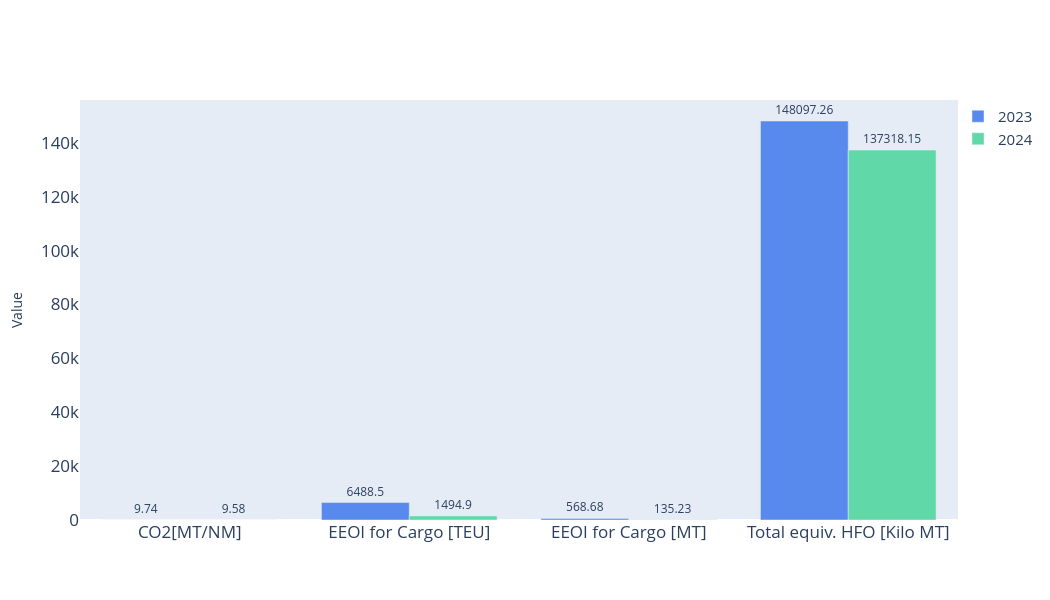
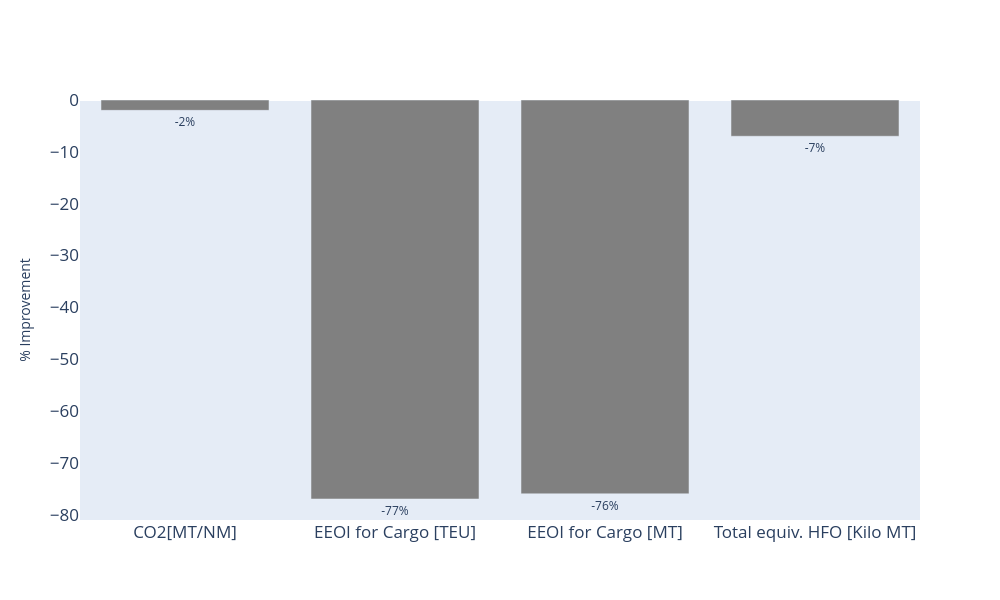

The notebook cell these images were saved under, in order:
### Code cell
if report_type == "fleet":
    Table1 = pd.DataFrame.from_dict(s['data']['table1']['table1']).fillna(0)
    Table1['improvement'] = Table1['improvement'].astype(float).astype(int)
    Table1_str = Table1[['index', 'year1', 'year2', 'improvement']].astype(str)
    Table1_str['improvement'] = Table1_str['improvement'] + ' %'

    Table_1_head_Year = [['Year', first_Period, second_Period, '% Improvement']] if all((first_Period, second_Period)) else [['Year', str(first_Period_year), str(second_Period_year), '% Improvement']]
    Table_1_Year = Table_1_head_Year + Table1_str.values.tolist()

    # 2nd Table
    Table_2 = Table1.set_index(['index'])
    Table_2 = Table_2.loc[["CO2[MT/NM]", "EEOI for Cargo [TEU]",'EEOI for Cargo [MT]',"Total equiv. HFO [Kilo MT]"]].reset_index()

    Table_2 = Table_2.rename({'improvement': 'Improvement (%)', 'year1': first_Period, 'year2': second_Period, 'index': 'Year'}, axis=1) if all((first_Period, second_Period)) else Table_2.rename({'improvement': 'Improvement (%)', 'year1': str(first_Period_year), 'year2': str(second_Period_year), 'index': 'Year'}, axis=1)

    Table_2_new = Table_2.T.reset_index().T.set_index(0).T
    Table_2_str = Table_2_new.astype(str)


    FirstPeriodData = pd.DataFrame.from_dict(s['data']['FirstPeriodData'])
    FirstPeriodData_1 = FirstPeriodData[['Vessel Name', 'Cargo Total (MT)', 'Cargo Total (TEU)', 'Distance (NM)','Number of Voyages','Total CO2 (MT)',
                                    'Equivalent HFO (MT)','EEOI (gm/MT-NM)', 'EEOI (gm/TEU-NM)','Fuel per Miles(Kg/NM)','Distance per Voyage (NM)',
                                    'Fuel Consumption per Voyage (MT)']].round(2)
    # FirstPeriodData_1['eeoi_mt'] = FirstPeriodData_1['eeoi_mt'].astype('float32')
    # FirstPeriodData_1['eeoi_teu'] = FirstPeriodData_1['eeoi_teu'].astype('float32')
    FirstPeriodData_str = FirstPeriodData_1.astype(str)
    SecondPeriodData = pd.DataFrame.from_dict(s['data']['SecondPeriodData'])
    SecondPeriodData['Vessel Name'].nunique()
    SecondPeriodData_1 = SecondPeriodData[['Vessel Name', 'Cargo Total (MT)', 'Cargo Total (TEU)', 'Distance (NM)','Number of Voyages','Total CO2 (MT)',
                                    'Equivalent HFO (MT)','EEOI (gm/MT-NM)', 'EEOI (gm/TEU-NM)','Fuel per Miles(Kg/NM)','Distance per Voyage (NM)',
                                    'Fuel Consumption per Voyage (MT)']].round(2)
    SecondPeriodData_str = SecondPeriodData_1.astype(str)


    vsl_name = pd.DataFrame.from_dict(s['vessel_data'])
    col_vsl = dict(zip(vsl_name['imo'], vsl_name['name']))
    #s = s['data']

    Year1_Graph = pd.DataFrame.from_dict(s['data']['year1']['finaldata']).round(2)
    Year2_Graph = pd.DataFrame.from_dict(s['data']['year2']['finaldata']).round(2)
    EEOI_Analysis = Table1.set_index(['index'])
    EEOI_Analysis = EEOI_Analysis.loc[["CO2[MT/NM]", "EEOI for Cargo [TEU]",'EEOI for Cargo [MT]',"Total equiv. HFO [Kilo MT]"]]
    EEOI_Analysis = EEOI_Analysis[['year1', 'year2']]

    EEOI_Analysis_new = EEOI_Analysis.rename({"year1": first_Period, 'year2': second_Period}, axis=1) if all((first_Period, second_Period)) else EEOI_Analysis.rename({"year1": str(first_Period_year), 'year2': str(second_Period_year)}, axis=1)

    # EEOI_Analysis_Graph = EEOI_Analysis_new.plot.bar(rot=0, color={first_Period: "#588aee", second_Period: "#61d8a8"}, width=0.8, figsize=(10, 6))

    EEOI_Analysis = Table1.set_index(['index'])
    EEOI_Analysis = EEOI_Analysis.loc[["CO2[MT/NM]", "EEOI for Cargo [TEU]",'EEOI for Cargo [MT]',"Total equiv. HFO [Kilo MT]"]]
    EEOI_Analysis = EEOI_Analysis[['year1', 'year2']]

    EEOI_Analysis_1 = EEOI_Analysis_new.columns[0]
    EEOI_Analysis_2 = EEOI_Analysis_new.columns[1]

    # Create a bar chart for each trace with values above the bars
    trace1 = go.Bar(
        x=EEOI_Analysis.index,
        y=EEOI_Analysis['year1'],
        text=EEOI_Analysis['year1'].round(2),  # Adjust rounding as needed
        textposition='outside',  # Display text labels outside the bars
        name=EEOI_Analysis_1,
        marker=dict(color="#588aee")
    )

    trace2 = go.Bar(
        x=EEOI_Analysis.index,
        y=EEOI_Analysis['year2'],
        text=EEOI_Analysis['year2'].round(2),
        textposition='outside',
        name=EEOI_Analysis_2,  # Use the dynamically generated legend label
        marker=dict(color="#61d8a8")
    )

    layout = go.Layout(
        xaxis=dict(
            title=' ',
            tickfont=dict(size=17),
            showgrid=False  # Correct syntax for showgrid
        ),
        yaxis=dict(
            title='Value',
            tickfont=dict(size=17),
            showgrid=False  # Correct syntax for showgrid
        ),
        showlegend=True,
        legend=dict(
            x=1,  # Adjust the x position of the legend
            y=1,  # Adjust the y position of the legend
            font=dict(size=15),  # Adjust the font size of the legend
            bgcolor='rgba(0, 0, 0, 0)'  # Make the legend background transparent
        ),
        width=1050,
        height=600
    )

    fig = go.Figure(data=[trace1, trace2], layout=layout)
    fig.show()
    plot_div = pyo.plot(fig, include_plotlyjs=True, output_type='div', config={'displayModeBar': False})

    Improvement_Percent = Table1.set_index(['index'])
    Improvement_Percent = Improvement_Percent.loc[["CO2[MT/NM]", "EEOI for Cargo [TEU]",'EEOI for Cargo [MT]',"Total equiv. HFO [Kilo MT]"]]
    Improvement_Percent = Improvement_Percent[['improvement']].reset_index()
    Improvement_Percent = Improvement_Percent.set_index(['index'])

    fig1 = go.Figure()

    fig1.add_trace(go.Bar(
        x=Improvement_Percent.index,
        y=Improvement_Percent['improvement'],
        text=Improvement_Percent['improvement'].astype('str') + '%',
        textposition='outside',  # Display text outside the bar
        marker=dict(color='#808080')  
    ))

    layout = go.Layout(
        xaxis=dict(
            title='',
            tickfont=dict(size=17),
            showgrid=False  # Correct syntax for showgrid
        ),
        yaxis=dict(
            title='% Improvement',
            tickfont=dict(size=17),
            showgrid=False  # Correct syntax for showgrid
        ),
        showlegend=False,
        width=1000,
        height=600
    )
    # Format y-axis tick labels as percentages
    layout['yaxis']['tickformat'] = '.3f%'

    fig1.update_layout(layout)

    fig1.show()

    plot_div2 = pyo.plot(fig1, include_plotlyjs=True, output_type='div', config={'displayModeBar': False})
    
    Energy_Efficiency = Year1_Graph[['imo', 'eeoi_mt']].copy()  
    
    # Check if 'second_Period' is not None and perform mapping for that period
    if second_Period is not None:
        # Use .loc[] to safely assign values to a column
        Energy_Efficiency.loc[:, second_Period] = Energy_Efficiency['imo'].map(Year2_Graph.set_index('imo')['eeoi_mt'])
        Energy_Efficiency = Energy_Efficiency.sort_values(by=second_Period)
    else:
        Energy_Efficiency.loc[:, str(second_Period_year)] = Energy_Efficiency['imo'].map(Year2_Graph.set_index('imo')['eeoi_mt'])
        Energy_Efficiency = Energy_Efficiency.sort_values(by=str(second_Period_year))
    
    # Add the vessel names
    Energy_Efficiency['Vessel Name'] = Energy_Efficiency['imo'].map(col_vsl)
    Energy_Efficiency['Vessel - IMO'] = Energy_Efficiency['Vessel Name']
    
    # Rename the 'eeoi_mt' column
    Energy_Efficiency = Energy_Efficiency.rename({'eeoi_mt': str(first_Period_year)}, axis=1)
    
    # Check if both 'first_Period' and 'second_Period' are provided
    if first_Period is not None and second_Period is not None:
        # Melt data if both periods are provided
        melted_data = pd.melt(Energy_Efficiency, id_vars=['Vessel - IMO'], value_vars=[first_Period, second_Period], var_name='Period', value_name='Energy_Efficiency')
        
        # Plot the bar chart using Plotly
        Energy_Efficiency_graph = px.bar(
            melted_data,
            x='Vessel - IMO',
            y='Energy_Efficiency',
            color='Period',
            color_discrete_sequence=['#c44332', '#1a75c1'],  # Medium red and blue
            labels={'value': 'Energy Efficiency (g/Ton-Nm)'},
            title='Energy Efficiency',
        )
    else:
        # Plot the bar chart using Plotly without melting
        Energy_Efficiency_graph = px.bar(
            Energy_Efficiency,
            x='Vessel - IMO',
            y=[str(first_Period_year), str(second_Period_year)],
            color_discrete_sequence=['#c44332', '#1a75c1'],  # Medium red and blue
            labels={'value': 'Energy Efficiency (g/Ton-Nm)'},
            title='Energy Efficiency',
        )
    
    # Update the layout for the plot
    layout = go.Layout(
        title=dict(
            text='Energy Efficiency',
            font=dict(size=20, family='Roboto, sans-serif', color='black'),
            x=0.5  # Center the title horizontally
        ),
        xaxis=dict(
            title='Vessel Name',
            tickfont=dict(size=18, family='Roboto, sans-serif'),
            showgrid=False
        ),
        yaxis=dict(
            title='Energy Efficiency (g/Ton-Nm)',
            tickfont=dict(size=18, family='Roboto, sans-serif'),
            showgrid=False
        ),
        legend=dict(
            title='',
            font=dict(size=15),
            bgcolor='rgba(0, 0, 0, 0)'  # Transparent background for the legend
        ),
        barmode='group',  # Group bars
        width=1050,
        height=750
    )
    
    Energy_Efficiency_graph.update_layout(layout)
    
    # Generate the plot
    plot_div5 = pyo.plot(Energy_Efficiency_graph, include_plotlyjs=True, output_type='div', config={'displayModeBar': False})
    fig.show()
    

else:
    pass

### Figure 1 — Plotly figure (JSON) as saved in the notebook; plotly's stock layout.template omitted (floating-point values rounded to 4 significant figures)
{"data": [{"marker": {"color": "#588aee"}, "name": "2023", "text": [9.74, 6488.0, 568.7, 148100.0], "textposition": "outside", "type": "bar", "x": ["CO2[MT/NM]", "EEOI for Cargo [TEU]", "EEOI for Cargo [MT]", "Total equiv. HFO [Kilo MT]"], "y": [9.74, 6488.0, 568.7, 148100.0]}, {"marker": {"color": "#61d8a8"}, "name": "2024", "text": [9.58, 1495.0, 135.2, 137300.0], "textposition": "outside", "type": "bar", "x": ["CO2[MT/NM]", "EEOI for Cargo [TEU]", "EEOI for Cargo [MT]", "Total equiv. HFO [Kilo MT]"], "y": [9.58, 1495.0, 135.2, 137300.0]}], "layout": {"height": 600, "legend": {"bgcolor": "rgba(0, 0, 0, 0)", "font": {"size": 15}, "x": 1, "y": 1}, "showlegend": true, "width": 1050, "xaxis": {"autorange": true, "range": [-0.5, 3.5], "showgrid": false, "tickfont": {"size": 17}, "title": {"text": " "}, "type": "category"}, "yaxis": {"autorange": true, "range": [0, 155900.0], "showgrid": false, "tickfont": {"size": 17}, "title": {"text": "Value"}, "type": "linear"}}}

### Figure 2 — Plotly figure (JSON) as saved in the notebook; plotly's stock layout.template omitted (floating-point values rounded to 4 significant figures)
{"data": [{"marker": {"color": "#808080"}, "text": ["-2%", "-77%", "-76%", "-7%"], "textposition": "outside", "type": "bar", "x": ["CO2[MT/NM]", "EEOI for Cargo [TEU]", "EEOI for Cargo [MT]", "Total equiv. HFO [Kilo MT]"], "y": [-2, -77, -76, -7]}], "layout": {"height": 600, "showlegend": false, "width": 1000, "xaxis": {"autorange": true, "range": [-0.5, 3.5], "showgrid": false, "tickfont": {"size": 17}, "title": {"text": ""}, "type": "category"}, "yaxis": {"autorange": true, "range": [-81.05, 0], "showgrid": false, "tickfont": {"size": 17}, "tickformat": ".3f%", "title": {"text": "% Improvement"}, "type": "linear"}}}
